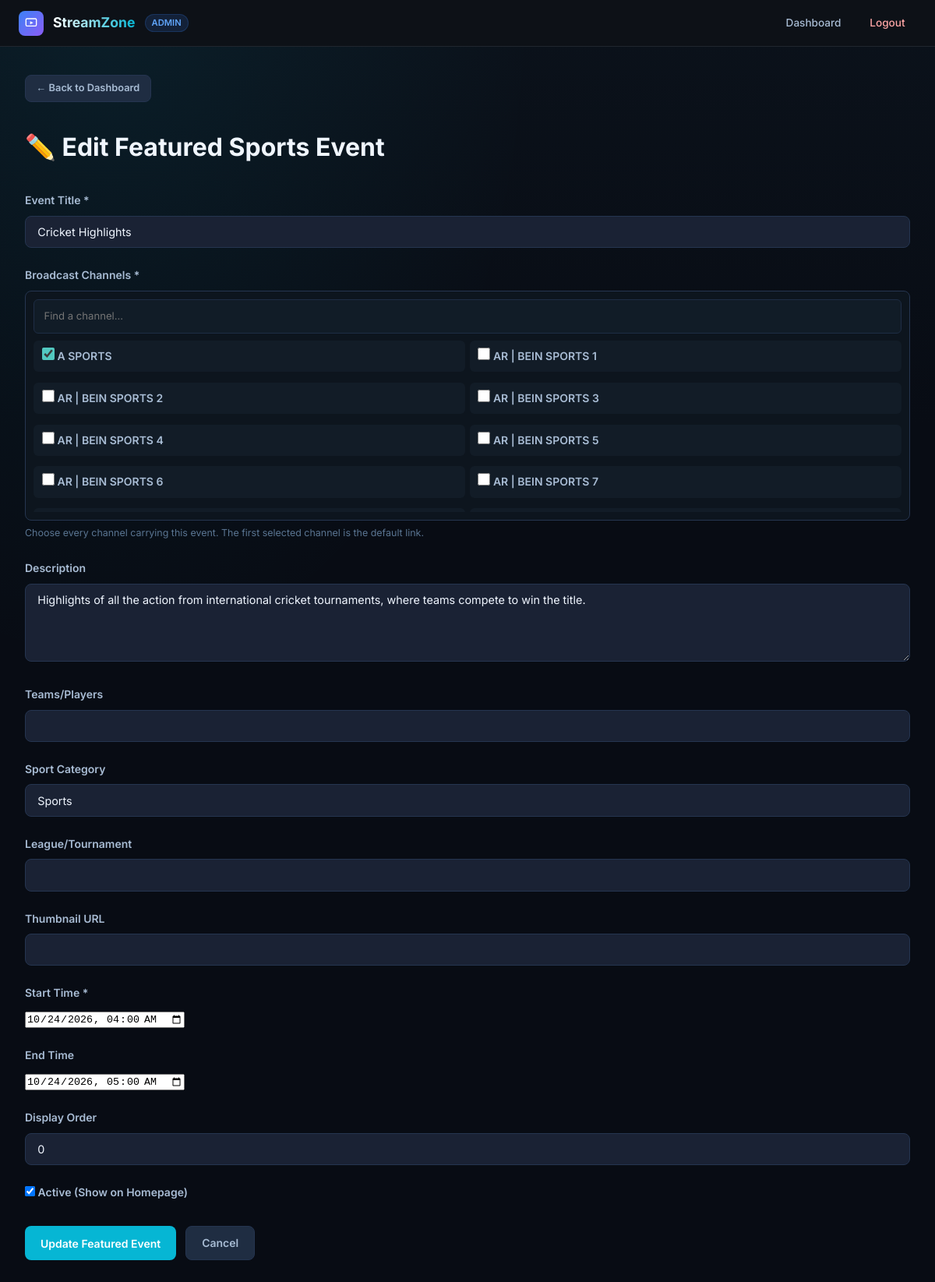
/admin/featured-sports/edit/1 (signed in), run on the app's committed database.
### models.py (models this page shows, shortened)
class FeaturedSportsEvent(db.Model):
    __tablename__ = 'featured_sports_events'
    __table_args__ = (
        db.Index('ix_featured_events_active_start_order', 'is_active', 'start_time', 'order'),
    )
    id = db.Column(db.Integer, primary_key=True)
    channel_id = db.Column(db.Integer, db.ForeignKey('channels.id'), nullable=False)
    event_title = db.Column(db.String(300), nullable=False)
    event_description = db.Column(db.Text)
    thumbnail_url = db.Column(db.String(500))
    start_time = db.Column(db.DateTime, nullable=False)
    end_time = db.Column(db.DateTime)
    category = db.Column(db.String(100))  # e.g., "Football", "Cricket", "Basketball"
    league_tournament = db.Column(db.String(200))  # e.g., "EPL", "IPL", "UEFA Champions League"
    teams_playing = db.Column(db.String(300))  # e.g., "Arsenal vs Chelsea"
    is_active = db.Column(db.Boolean, default=True)
    order = db.Column(db.Integer, default=0)
    created_at = db.Column(db.DateTime, default=datetime.utcnow)
    updated_at = db.Column(db.DateTime, default=datetime.utcnow, onupdate=datetime.utcnow)
    channels = db.relationship('Channel', secondary=featured_event_channels, lazy='selectin')
    @property
    def broadcast_channels(self):
        return self.channels or ([self.channel] if self.channel else [])

class Channel(db.Model):
    __tablename__ = 'channels'
    __table_args__ = (
        db.Index('ix_channels_active_order_name', 'is_active', 'order', 'name'),
        db.Index('ix_channels_category_active_order', 'category_id', 'is_active', 'order'),
    )
    id = db.Column(db.Integer, primary_key=True)
    name = db.Column(db.String(200), nullable=False)
    stream_url = db.Column(db.String(500), nullable=False)
    stream_url_backup = db.Column(db.String(500))  # Backup/alternative stream URL
    stream_type = db.Column(db.String(20), nullable=False)  # m3u8, mpd, ts, mp4, flv
    logo_url = db.Column(db.String(500))
    description = db.Column(db.Text)
    category_id = db.Column(db.Integer, db.ForeignKey('categories.id'), nullable=True)
    is_active = db.Column(db.Boolean, default=True)
    order = db.Column(db.Integer, default=0)
    user_agent = db.Column(db.String(500))  # Custom user agent for streams that require it
    referer = db.Column(db.String(500))  # Custom referer for streams that require it
    epg_channel_id = db.Column(db.String(100))  # EPG channel ID (epg.pw)
    created_at = db.Column(db.DateTime, default=datetime.utcnow)
    updated_at = db.Column(db.DateTime, default=datetime.utcnow, onupdate=datetime.utcnow)
    stream_qualities = db.relationship('StreamQuality', backref='channel', lazy=True, cascade='all, delete-orphan')
    featured_events = db.relationship(
        'FeaturedSportsEvent', backref='channel', lazy=True, cascade='all, delete-orphan'
    )

### app.py (the view, shortened to what this page needs)
@app.route('/admin/featured-sports/edit/<int:event_id>', methods=['GET', 'POST'])
@login_required
def admin_edit_featured_sports(event_id):
    event = FeaturedSportsEvent.query.get_or_404(event_id)
    channels = Channel.query.order_by(Channel.name).all()
    selected_channel_ids = [channel.id for channel in event.broadcast_channels]
    return render_template(
        'admin/edit_featured_sports.html',
        event=event,
        channels=channels,
        selected_channel_ids=selected_channel_ids,
    )

### app.py (called while the page is built, shortened)
@login_manager.user_loader
def load_user(user_id):
    admin = Admin.query.get(int(user_id))
    if admin:
        return User(admin.id, admin.username)
    return None

def generate_csrf_token():
    token = session.get('_csrf_token')
    if not token:
        token = secrets.token_hex(32)
        session['_csrf_token'] = token
    return token

@app.context_processor
def inject_csrf_token():
    return {'csrf_token': generate_csrf_token}

@app.before_request
def csrf_protect():
    if request.method not in ('POST', 'PUT', 'PATCH', 'DELETE'):
        return

@app.before_request
def prevent_writes_without_persistent_vercel_database():
    if (
        not app.config['PERSISTENT_DATABASE_CONFIGURED']
        and request.method in ('POST', 'PUT', 'PATCH', 'DELETE')
        and request.endpoint
        and request.endpoint.startswith('admin_')
        and request.endpoint != 'admin_login'
    ):
        flash(
            'Saving is disabled because this Vercel deployment has no persistent database. '
            'Configure DATABASE_URL and redeploy before managing channels or events.',
            'error',
        )
        return redirect(url_for('admin_dashboard'))

### templates/admin/edit_featured_sports.html (shortened to what this page needs)
<!DOCTYPE html>
<html lang="en">
<head>
  <link rel="stylesheet" href="{{ url_for('static', filename='css/style.css') }}">
</head>
<body class="admin-page">
  <nav class="admin-nav">
    <div class="nav-brand">
      <div style="width:32px;height:32px;background:linear-gradient(135deg,#3b82f6,#8b5cf6);border-radius:8px;display:flex;align-items:center;justify-content:center;flex-shrink:0;">
        <svg width="16" height="16" viewBox="0 0 24 24" fill="none"><rect x="2" y="3" width="20" height="14" rx="2" stroke="white" stroke-width="2"/><polygon points="10,8 16,11 10,14" fill="white"/></svg>
      </div>
      <h2>StreamZone</h2>
      <span style="font-size:.7rem;background:rgba(59,130,246,.15);color:#60a5fa;padding:2px 8px;border-radius:99px;border:1px solid rgba(59,130,246,.2);font-weight:600;">ADMIN</span>
    </div>
    <div class="nav-links">
      <a href="{{ url_for('admin_dashboard') }}">Dashboard</a>
      <a href="{{ url_for('admin_logout') }}" style="color:#fca5a5;">Logout</a>
    </div>
  </nav>
  <div class="admin-container">
    <div style="margin-bottom:2rem;">
      <a href="{{ url_for('admin_dashboard') }}" class="btn btn-secondary btn-sm">← Back to Dashboard</a>
    </div>
    <h1 style="margin-bottom:2rem;">✏️ Edit Featured Sports Event</h1>
    <form method="POST" class="admin-form">
      <div class="form-grid">
        <div class="form-group">
          <label for="event_title">Event Title *</label>
          <input type="text" id="event_title" name="event_title" required
                 value="{{ event.event_title }}">
        </div>
        <div class="form-group full-width">
          <label>Broadcast Channels *</label>
          <div class="channel-picker">
            <input type="search" class="channel-picker-search" placeholder="Find a channel..." aria-label="Search channels">
            <div class="channel-picker-options">
              {% for channel in channels %}
              <label class="channel-picker-option" data-channel-name="{{ channel.name|lower }}">
                <input type="checkbox" name="channel_ids" value="{{ channel.id }}" {% if channel.id in selected_channel_ids %}checked{% endif %}>
                <span>{{ channel.name }}{% if not channel.is_active %} <small>(inactive)</small>{% endif %}</span>
              </label>
              {% endfor %}
            </div>
          </div>
          <small>Choose every channel carrying this event. The first selected channel is the default link.</small>
        </div>
        <div class="form-group full-width">
          <label for="event_description">Description</label>
          <textarea id="event_description" name="event_description" rows="3">{{ event.event_description or '' }}</textarea>
        </div>
        <div class="form-group">
          <label for="teams_playing">Teams/Players</label>
          <input type="text" id="teams_playing" name="teams_playing"
                 value="{{ event.teams_playing or '' }}">
        </div>
        <div class="form-group">
          <label for="category">Sport Category</label>
          <input type="text" id="category" name="category"
                 value="{{ event.category or '' }}">
        </div>
        <div class="form-group">
          <label for="league_tournament">League/Tournament</label>
          <input type="text" id="league_tournament" name="league_tournament"
                 value="{{ event.league_tournament or '' }}">
        </div>
        <div class="form-group">
          <label for="thumbnail_url">Thumbnail URL</label>
          <input type="url" id="thumbnail_url" name="thumbnail_url"
                 value="{{ event.thumbnail_url or '' }}">
        </div>
        <div class="form-group">
          <label for="start_time">Start Time *</label>
          <input type="datetime-local" id="start_time" name="start_time" required
                 value="{{ event.start_time.strftime('%Y-%m-%dT%H:%M') }}">
        </div>
        <div class="form-group">
          <label for="end_time">End Time</label>
          <input type="datetime-local" id="end_time" name="end_time"
                 value="{{ event.end_time.strftime('%Y-%m-%dT%H:%M') if event.end_time else '' }}">
        </div>
        <div class="form-group">
          <label for="order">Display Order</label>
          <input type="number" id="order" name="order" value="{{ event.order }}" min="0">
        </div>
        <div class="form-group">
          <label class="checkbox-label">
            <input type="checkbox" name="is_active" {% if event.is_active %}checked{% endif %}>
            <span>Active (Show on Homepage)</span>
          </label>
        </div>
      </div>
      <div class="form-actions">
        <button type="submit" class="btn btn-primary">Update Featured Event</button>
        <a href="{{ url_for('admin_dashboard') }}" class="btn btn-secondary">Cancel</a>
      </div>
    </form>
  </div>
</body>
</html>

### data on the page
FeaturedSportsEvent: event_title "Cricket Highlights", event_description "Highlights of all the action from international cricket tournaments, where teams compete to win the title.", category "Sports", start_time "10/24/2026 04:00", end_time "10/24/2026 05:00", order "0", is_active "☑"
Channel: channel_ids "☑", name "A SPORTS"
Channel: name "AR | BEIN SPORTS 1"
Channel: name "AR | BEIN SPORTS 2"
Channel: name "AR | BEIN SPORTS 3"
Channel: name "AR | BEIN SPORTS 4"
Channel: name "AR | BEIN SPORTS 5"
Channel: name "AR | BEIN SPORTS 6"
Channel: name "AR | BEIN SPORTS 7"
